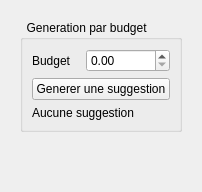
          <widget class="QWidget" name="tab_mod_budget">
           <attribute name="title">
            <string>Budget</string>
           </attribute>
           <layout class="QVBoxLayout" name="vl_mod_budget">
            <property name="leftMargin">
             <number>20</number>
            </property>
            <property name="topMargin">
             <number>20</number>
            </property>
            <property name="rightMargin">
             <number>20</number>
            </property>
            <property name="bottomMargin">
             <number>20</number>
            </property>
            <item>
             <widget class="QGroupBox" name="gb_mod_budget">
              <property name="title">
               <string>  Generation par budget  </string>
              </property>
              <layout class="QGridLayout" name="gl_mod_budget">
               <item row="0" column="0">
                <widget class="QLabel" name="lb_mod_budget_label">
                 <property name="text">
                  <string>Budget</string>
                 </property>
                </widget>
               </item>
               <item row="0" column="1">
                <widget class="QDoubleSpinBox" name="ds_mod_budget">
                 <property name="decimals">
                  <number>2</number>
                 </property>
                 <property name="maximum">
                  <double>99999999.989999994635582</double>
                 </property>
                </widget>
               </item>
               <item row="1" column="0" colspan="2">
                <widget class="QPushButton" name="btn_mod_budget_generate">
                 <property name="text">
                  <string>Generer une suggestion</string>
                 </property>
                </widget>
               </item>
               <item row="2" column="0" colspan="2">
                <widget class="QLabel" name="lb_mod_budget_result">
                 <property name="text">
                  <string>Aucune suggestion</string>
                 </property>
                </widget>
               </item>
              </layout>
             </widget>
            </item>
            <item>
             <spacer name="vs_mod_budget_bottom">
              <property name="orientation">
               <enum>Qt::Orientation::Vertical</enum>
              </property>
              <property name="sizeHint" stdset="0">
               <size>
                <width>20</width>
                <height>40</height>
               </size>
              </property>
             </spacer>
            </item>
           </layout>
          </widget>
